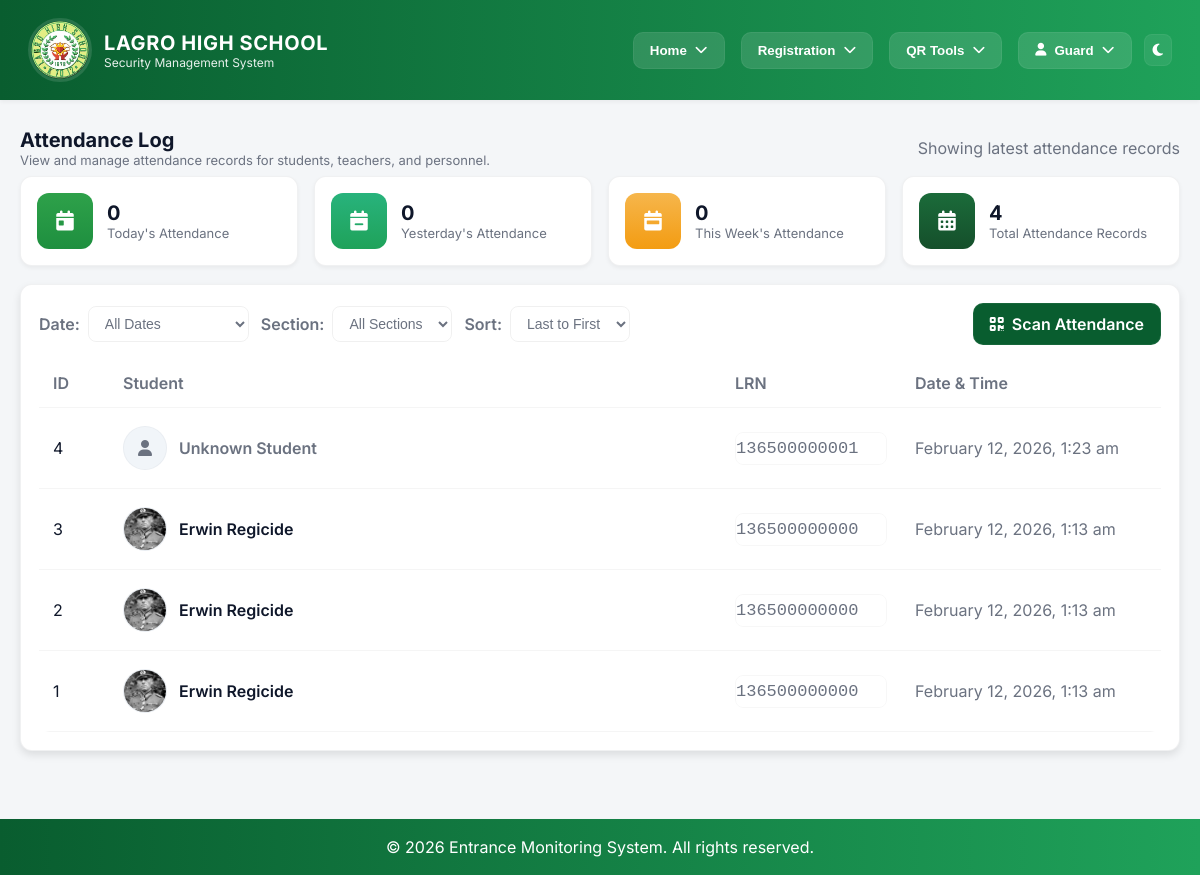
/webpages/attendance-log.php (signed in), run on the app's committed database.
### tables this page shows
CREATE TABLE `attendance` (
  `id` int(11) NOT NULL,
  `student_lrn` varchar(100) NOT NULL,
  `timestamp` timestamp NOT NULL DEFAULT current_timestamp() ON UPDATE current_timestamp()
);

CREATE TABLE `student_info` (
  `id` int(11) NOT NULL,
  `first_name` varchar(50) NOT NULL,
  `middle_name` varchar(50) DEFAULT NULL,
  `last_name` varchar(50) NOT NULL,
  `lrn` varchar(12) NOT NULL,
  `grade_level` int(11) NOT NULL,
  `section` varchar(30) NOT NULL,
  `birthdate` date NOT NULL,
  `age` int(11) NOT NULL,
  `sex` varchar(10) NOT NULL,
  `student_address` text NOT NULL,
  `contact_number` varchar(15) NOT NULL,
  `email_address` varchar(100) NOT NULL,
  `parent_guardian` varchar(100) NOT NULL,
  `parent_guardian_contact` varchar(15) NOT NULL,
  `relationship` varchar(30) DEFAULT NULL,
  `profile_picture` varchar(255) DEFAULT NULL,
  `account_password` varchar(100) NOT NULL,
  `qr_code_url` longtext DEFAULT NULL,
  `qr_code_generated_at` timestamp NULL DEFAULT NULL,
  `is_registered` int(11) DEFAULT 0
);

### include/role_access.php (called while the page is built, shortened)
<?php
if (!function_exists('getCurrentUserRole')) {
function getCurrentUserRole() {
    if (isset($_SESSION['employee_id']) && !empty($_SESSION['employee_id'])) {
        global $conn;
        $emp_id = $_SESSION['employee_id'];
        $stmt = $conn->prepare("SELECT employee_type FROM employee_info WHERE employee_id = ?");
        $stmt->bind_param("s", $emp_id);
        $stmt->execute();
        $result = $stmt->get_result();
        $employee = $result->fetch_assoc();
        if ($employee && !empty($employee['employee_type'])) {
            $employee_type = strtoupper($employee['employee_type']);
            if (strpos($employee_type, 'TEACHER') !== false || strpos($employee_type, 'INSTRUCTOR') !== false) {
                return 'TEACHER';
            } elseif (strpos($employee_type, 'SECURITY') !== false) {
                return 'SECURITY';
            } else {
                return 'OTHER_PERSONNEL';
            }
        }
    }
    return null;
}
}
?>

### webpages/attendance-log.php (the view, shortened to what this page needs)
<?php
include_once "../include/db_conn.php";
include "../include/role_access.php";
$records_per_page = 10;
$page = isset($_GET['page']) ? (int)$_GET['page'] : 1;
$offset = ($page - 1) * $records_per_page;
$sort_order = isset($_GET['sort']) ? $_GET['sort'] : 'DESC';
$where_clause = '';
$sql = "SELECT a.id, a.student_lrn, a.timestamp,
        s.first_name, s.last_name, s.grade_level, s.section, s.profile_picture
        FROM attendance a
        LEFT JOIN student_info s ON a.student_lrn = s.lrn
        $where_clause
        ORDER BY a.timestamp $sort_order
        LIMIT $offset, $records_per_page";
$result = $conn->query($sql);
$today = date('Y-m-d');
$stats_sql = "SELECT
    (SELECT COUNT(*) FROM attendance WHERE DATE(timestamp) = '$today') as today_count,
    (SELECT COUNT(*) FROM attendance WHERE DATE(timestamp) = DATE_SUB('$today', INTERVAL 1 DAY)) as yesterday_count,
    (SELECT COUNT(*) FROM attendance WHERE DATE(timestamp) BETWEEN DATE_SUB('$today', INTERVAL 7 DAY) AND '$today') as week_count,
    (SELECT COUNT(*) FROM attendance) as total_count";
$stats_result = $conn->query($stats_sql);
$stats = $stats_result->fetch_assoc();
?>
<!DOCTYPE html>
<html lang="en">
<head>
</head>
<body>
    <?php
    include "../include/header.php";
    ?>
    <main class="container">
        <div class="page-title">
            <div>
                <h2>Attendance Log</h2>
                <p>View and manage attendance records for students, teachers, and personnel.</p>
            </div>
            <div class="muted">Showing latest attendance records</div>
        </div>
        <section>
            <div class="stats-grid">
                <div class="stat">
                    <div class="icon today"><i class="fas fa-calendar-day"></i></div>
                    <div class="info">
                        <h3><?php echo $stats['today_count']; ?></h3>
                        <p>Today's Attendance</p>
                    </div>
                </div>
                <div class="stat">
                    <div class="icon yesterday"><i class="fas fa-calendar-minus"></i></div>
                    <div class="info">
                        <h3><?php echo $stats['yesterday_count']; ?></h3>
                        <p>Yesterday's Attendance</p>
                    </div>
                </div>
                <div class="stat">
                    <div class="icon week"><i class="fas fa-calendar-week"></i></div>
                    <div class="info">
                        <h3><?php echo $stats['week_count']; ?></h3>
                        <p>This Week's Attendance</p>
                    </div>
                </div>
                <div class="stat">
                    <div class="icon total"><i class="fas fa-calendar-alt"></i></div>
                    <div class="info">
                        <h3><?php echo $stats['total_count']; ?></h3>
                        <p>Total Attendance Records</p>
                    </div>
                </div>
            </div>
            <div class="panel">
                <div class="filter-row">
                    <div class="filter-left">
                        <form method="GET" action="" id="filterForm" style="display: flex; align-items: center; gap: 12px;">
                            <div style="display: flex; align-items: center; gap: 8px;">
                                <label class="filter-label">Date:</label>
                                <select id="date" name="date" onchange="document.getElementById('filterForm').submit();">
                                    <option value="">All Dates</option>
                                </select>
                            </div>
                            <div style="display: flex; align-items: center; gap: 8px;">
                                <label class="filter-label">Section:</label>
                                <select id="section" name="section" onchange="document.getElementById('filterForm').submit();">
                                    <option value="">All Sections</option>
                                </select>
                            </div>
                            <div style="display: flex; align-items: center; gap: 8px;">
                                <label class="filter-label">Sort:</label>
                                <select id="sort" name="sort" onchange="document.getElementById('filterForm').submit();">
                                    <option value="DESC" <?php echo ($sort_order == 'DESC') ? 'selected' : ''; ?>>Last to First</option>
                                </select>
                            </div>
                        </form>
                    </div>
                    <div>
                        <a class="btn-scan" href="scanner.php"><i class="fa-solid fa-qrcode"></i> Scan Attendance</a>
                    </div>
                </div>
                <?php if ($result && $result->num_rows > 0): ?>
                    <div style="overflow:hidden; border-radius:10px;">
                        <table class="attendance-table">
                            <thead>
                                <tr>
                                    <th style="width:70px;">ID</th>
                                    <th>Student</th>
                                    <th style="width:180px;">LRN</th>
                                    <th style="width:260px;">Date & Time</th>
                                </tr>
                            </thead>
                            <tbody>
                                <?php while ($row = $result->fetch_assoc()): ?>
                                    <tr>
                                        <td><?php echo $row['id']; ?></td>
                                        <td>
                                            <div class="student-info">
                                                <div class="avatar">
                                                    <?php if (!empty($row['profile_picture']) && file_exists($row['profile_picture'])): ?>
                                                        <img src="<?php echo htmlspecialchars($row['profile_picture']); ?>" alt="Student Photo">
                                                    <?php else: ?>
                                                        <i class="fas fa-user" style="color:var(--muted);"></i>
                                                    <?php endif; ?>
                                                </div>
                                                <div>
                                                    <div class="student-name">
                                                        <?php
                                                        if (!empty($row['first_name']) && !empty($row['last_name'])) {
                                                            echo htmlspecialchars($row['first_name'] . ' ' . $row['last_name']);
                                                        } else {
                                                            echo '<span style="color: var(--muted);">Unknown Student</span>';
                                                        }
                                                        ?>
                                                    </div>
                                                </div>
                                            </div>
                                        </td>
                                        <td>
                                            <div class="lrn-badge"><?php echo htmlspecialchars($row['student_lrn']); ?></div>
                                        </td>
                                        <td class="muted"><?php echo date('F j, Y, g:i a', strtotime($row['timestamp'])); ?></td>
                                    </tr>
                                <?php endwhile; ?>
                            </tbody>
                        </table>
                    </div>
                <?php endif; ?>
            </div>
        </section>
    </main>
    <?php include '../include/footer.php'; ?>
</body>
</html>

### include/header.php (shortened to what this page needs)
<?php
    include 'db_conn.php';
    include 'role_access.php';
    $user_role = getCurrentUserRole();
?>
<!DOCTYPE html>
<html lang="en">
<head>
    <link rel="stylesheet" href="https://cdnjs.cloudflare.com/ajax/libs/font-awesome/6.4.0/css/all.min.css">
</head>
<body>
    <header>
        <div class="header-left">
            <div class="brand">
                <img src="../Pics/Logos/Lagro_High_School_logo.png" alt="logo">
                <div>
                    <h1>LAGRO HIGH SCHOOL</h1>
                    <div style="font-size:12px; color:rgba(255,255,255,0.9);">Security Management System</div>
                </div>
            </div>
        </div>
        <div class="header-actions">
            <nav class="nav">
                <div class="nav-menu">
                    <button class="dropbtn">Home <i class="fas fa-chevron-down" id="dropbtn"></i></button>
                </div>
                <div class="nav-menu">
                    <button class="dropbtn">Registration <i class="fas fa-chevron-down" id="dropbtn"></i></button>
                </div>
                <?php if ($user_role === 'SECURITY'): ?>
                    <div class="nav-menu">
                        <button class="dropbtn">QR Tools <i class="fas fa-chevron-down" id="dropbtn"></i></button>
                    </div>
                <?php endif; ?>
                <div class="nav-menu">
                    <button class="dropbtn"><i class="fa-solid fa-user"></i><?php echo $_SESSION['first_name'] ?? 'User'; ?> <i class="fas fa-chevron-down" id="dropbtn"></i></button>
                </div>
            </nav>
            <div id="darkToggle" class="toggle" title="Toggle dark mode">
                <i id="darkIcon" class="fa-solid fa-moon"></i>
            </div>
        </div>
    </header>
</body>
</html>

### include/footer.php (shortened to what this page needs)
<footer>
    &copy; 2026 Entrance Monitoring System. All rights reserved.
</footer>

### webpages/attendance-log.php (style rules this page uses)
.container { max-width: 1200px; margin: 28px auto; padding: 0 20px 40px; gap: 24px; }
.page-title { grid-column: 1 / -1; display: flex; align-items: center; justify-content: space-between; gap: 12px; margin-bottom: 8px; }
.page-title h2 { font-size: 20px; margin: 0; }
.page-title p { margin: 0; color: var(--muted); font-size: 13px; }
.stats-grid { display: grid; grid-template-columns: repeat(4, 1fr); gap: 16px; margin-bottom: 18px; }
.stat { background: var(--card); border-radius: 12px; padding: 16px; display: flex; align-items: center; gap: 14px; box-shadow: var(--shadow-sm); border: var(--border); }
.stat .icon { width: 56px; height: 56px; border-radius: 12px; display: flex; align-items: center; justify-content: center; color: #fff; font-size: 20px; flex: 0 0 56px; }
.stat .info h3 { margin: 0; font-size: 20px; }
.stat .info p { margin: 0; color: var(--muted); font-size: 13px; }
.icon.today { background: linear-gradient(180deg, #2ea14a, #1e8f3f); }
.icon.yesterday { background: linear-gradient(180deg, #28b37c, #1fa25a); }
.icon.week { background: linear-gradient(180deg, #f6b64c, #f39c12); }
.icon.total { background: linear-gradient(180deg, #1b6b3a, #154f2b); }
.panel { background: var(--card); border-radius: 12px; padding: 18px; box-shadow: var(--shadow-md); border: var(--border); }
.filter-row { display: flex; align-items: center; justify-content: space-between; gap: 12px; margin-bottom: 14px; }
.filter-left { display: flex; align-items: center; gap: 12px; }
.filter-label { color: var(--muted); font-weight: 600; }
select#date, select#section, select#sort { padding: 8px 12px; border-radius: 8px; border: 1px solid rgba(0, 0, 0, 0.06); background: transparent; color: var(--muted); font-size: 14px; cursor: pointer; transition: all 0.2s ease; }
.attendance-table { width: 100%; border-collapse: collapse; }
.attendance-table thead th { text-align: left; padding: 14px; color: var(--muted); font-weight: 600; border-bottom: 1px solid rgba(0, 0, 0, 0.04); }
.attendance-table tbody tr { border-bottom: 1px solid rgba(0, 0, 0, 0.04); }
.attendance-table td { padding: 18px 14px; vertical-align: middle; }
.student-info { display: flex; align-items: center; gap: 12px; }
.avatar { width: 44px; height: 44px; border-radius: 999px; overflow: hidden; display: flex; align-items: center; justify-content: center; background: #f1f5f9; border: 1px solid rgba(15, 23, 42, 0.03); }
.avatar img { width: 100%; height: 100%; object-fit: cover; }
.student-name { font-weight: 600; }
.lrn-badge { background: none; padding: 6px 0px; border-radius: 8px; font-family: monospace; font-size: 17px; color: var(--muted); border: 1px solid rgba(0, 0, 0, 0.03); }
.muted { color: var(--muted); }

### include/footer.php (style rules this page uses)
footer { background: linear-gradient(90deg, var(--green-1), var(--green-2)); color: #fff; padding: 18px 28px; gap: 18px; box-shadow: var(--shadow-sm); position: sticky; top: 0; z-index: 40; text-align: center; }

### data on the page
attendance: id "4", shows "Unknown Student", student_lrn "136500000001", timestamp "February 12, 2026, 1:23 am"
attendance: id "3", student_info.profile_picture (picture), student_info.first_name+last_name "Erwin Regicide", student_lrn "136500000000", timestamp "February 12, 2026, 1:13 am"
attendance: id "2", student_info.profile_picture (picture), student_info.first_name+last_name "Erwin Regicide", student_lrn "136500000000", timestamp "February 12, 2026, 1:13 am"
attendance: id "1", student_info.profile_picture (picture), student_info.first_name+last_name "Erwin Regicide", student_lrn "136500000000", timestamp "February 12, 2026, 1:13 am"

### other printed values
$_SESSION['first_name'] "Guard"
$stats['today_count'] "0"
$stats['yesterday_count'] "0"
$stats['week_count'] "0"
$stats['total_count'] "4"
